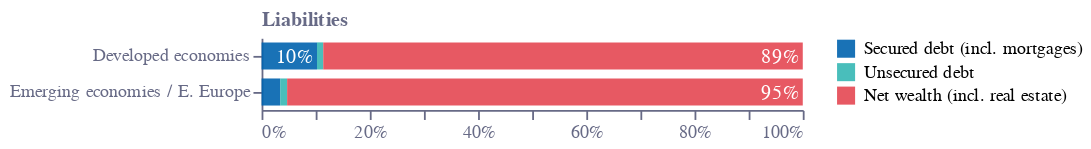

Notebook source saved alongside this figure:
### Code cell
base = (
    alt.Chart(f2)
    .encode(tooltip="tooltip:N")
    .transform_calculate(tooltip="datum.Variable+' 📈 '+round(datum.Value*100)+'%'")
)
selector1 = [
    "Secured debt (incl. mortgages)",
    "Unsecured debt",
    "Net wealth (incl. real estate)",
]
base1 = base.transform_filter(
    alt.FieldOneOfPredicate(field="Variable", oneOf=selector1)
)
bars1 = base1.mark_bar(height=15, opacity=0.9, color=colors["eco-turquiose"]).encode(
    x=alt.X(
        "Value:Q",
        stack="zero",
        axis=alt.Axis(
            grid=False,
            title="",
            labelColor=colors["eco-gray"],
            titleColor=colors["eco-gray"],
            tickColor=colors["eco-gray"],
            domainColor=colors["eco-gray"],
            format=".0%",
            tickCount=10,
            orient="bottom",
            labelAngle=0,
        ),
    ),
    order="Group:N",
    y=alt.Y(
        "Group:N",
        axis=alt.Axis(
            grid=False,
            title="Liabilities",
            titleX=0,
            titleY=-5,
            titleBaseline="bottom",
            titleAngle=0,
            titleAlign="left",
            labelColor=colors["eco-gray"],
            titleColor=colors["eco-gray"],
            tickColor=colors["eco-gray"],
            domainColor=colors["eco-gray"],
        ),
    ),
    color=alt.Color(
        "Variable:N",
        legend=alt.Legend(title=""),
        scale=alt.Scale(
            domain=selector1,
            range=[colors["eco-mid-blue"], colors["eco-turquiose"], colors["eco-red"]],
        ),
    ),
)
text1 = bars1.mark_text(dx=-2, dy=1, align="right").encode(
    text=alt.Text("Value:Q", format=".0%"),
    x=alt.X("Value:Q", stack="zero"),
    order="Group:N",
    color=alt.condition(
        datum.Value < 0.04,
        alt.ColorValue(None),
        alt.ColorValue("white"),
    ),
)
layer2 = (
    ((bars1 + text1).properties(height=alt.Step(20), width=300))
    .configure_view(stroke=None)
    .properties(title="")
)
layer2.save("visualisation/" + f + "b.json")
layer2

### Figure 1 — Vega-Lite specification as saved in the notebook (floating-point values rounded to 4 significant figures)
{"config": {"view": {"continuousWidth": 400, "continuousHeight": 300, "stroke": null}}, "layer": [{"mark": {"type": "bar", "color": "#36B7B4", "height": 15, "opacity": 0.9}, "encoding": {"color": {"type": "nominal", "field": "Variable", "legend": {"title": ""}, "scale": {"domain": ["Secured debt (incl. mortgages)", "Unsecured debt", "Net wealth (incl. real estate)"], "range": ["#0063AF", "#36B7B4", "#E54753"]}}, "order": {"type": "nominal", "field": "Group"}, "tooltip": {"type": "nominal", "field": "tooltip"}, "x": {"type": "quantitative", "axis": {"domainColor": "#676A86", "format": ".0%", "grid": false, "labelAngle": 0, "labelColor": "#676A86", "orient": "bottom", "tickColor": "#676A86", "tickCount": 10, "title": "", "titleColor": "#676A86"}, "field": "Value", "stack": "zero"}, "y": {"type": "nominal", "axis": {"domainColor": "#676A86", "grid": false, "labelColor": "#676A86", "tickColor": "#676A86", "title": "Liabilities", "titleAlign": "left", "titleAngle": 0, "titleBaseline": "bottom", "titleColor": "#676A86", "titleX": 0, "titleY": -5}, "field": "Group"}}, "transform": [{"calculate": "datum.Variable+' 📈 '+round(datum.Value*100)+'%'", "as": "tooltip"}, {"filter": {"field": "Variable", "oneOf": ["Secured debt (incl. mortgages)", "Unsecured debt", "Net wealth (incl. real estate)"]}}]}, {"mark": {"type": "text", "align": "right", "dx": -2, "dy": 1}, "encoding": {"color": {"condition": {"value": null, "test": "(datum.Value < 0.04)"}, "value": "white"}, "order": {"type": "nominal", "field": "Group"}, "text": {"type": "quantitative", "field": "Value", "format": ".0%"}, "tooltip": {"type": "nominal", "field": "tooltip"}, "x": {"type": "quantitative", "field": "Value", "stack": "zero"}, "y": {"type": "nominal", "axis": {"domainColor": "#676A86", "grid": false, "labelColor": "#676A86", "tickColor": "#676A86", "title": "Liabilities", "titleAlign": "left", "titleAngle": 0, "titleBaseline": "bottom", "titleColor": "#676A86", "titleX": 0, "titleY": -5}, "field": "Group"}}, "transform": [{"calculate": "datum.Variable+' 📈 '+round(datum.Value*100)+'%'", "as": "tooltip"}, {"filter": {"field": "Variable", "oneOf": ["Secured debt (incl. mortgages)", "Unsecured debt", "Net wealth (incl. real estate)"]}}]}], "data": {"name": "data-9466700a318569d0020aaaae2a0f3817"}, "height": {"step": 20}, "title": "", "width": 300, "$schema": "https://vega.github.io/schema/vega-lite/v4.8.1.json", "datasets": {"data-9466700a318569d0020aaaae2a0f3817": [{"Group": "Developed economies", "Variable": "Liquid financial assets", "Value": 0.0723}, {"Group": "Developed economies", "Variable": "Illiquid financial assets", "Value": 0.2237}, {"Group": "Developed economies", "Variable": "Physical assets (incl. real estate)", "Value": 0.704}, {"Group": "Developed economies", "Variable": "Secured debt (incl. mortgages)", "Value": 0.1024}, {"Group": "Developed economies", "Variable": "Unsecured debt", "Value": 0.01156}, {"Group": "Developed economies", "Variable": "Net wealth (incl. real estate)", "Value": 0.886}, {"Group": "Developed economies", "Variable": "Food & Utilities", "Value": 0.1196}, {"Group": "Developed economies", "Variable": "Rent", "Value": 0.04454}, {"Group": "Developed economies", "Variable": "Debt repayment", "Value": 0.08407}, {"Group": "Developed economies", "Variable": "Utilities, transport, etc.", "Value": 0.1241}, {"Group": "Developed economies", "Variable": "Other expenses (incl. net savings)", "Value": 0.6277}, {"Group": "Emerging economies / E. Europe", "Variable": "Liquid financial assets", "Value": 0.05252}, {"Group": "Emerging economies / E. Europe", "Variable": "Illiquid financial assets", "Value": 0.01831}, {"Group": "Emerging economies / E. Europe", "Variable": "Physical assets (incl. real estate)", "Value": 0.9292}, {"Group": "Emerging economies / E. Europe", "Variable": "Secured debt (incl. mortgages)", "Value": 0.03444}, {"Group": "Emerging economies / E. Europe", "Variable": "Unsecured debt", "Value": 0.01278}, {"Group": "Emerging economies / E. Europe", "Variable": "Net wealth (incl. real estate)", "Value": 0.9528}, {"Group": "Emerging economies / E. Europe", "Variable": "Food & Utilities", "Value": 0.2275}, {"Group": "Emerging economies / E. Europe", "Variable": "Rent", "Value": 0.08045}, {"Group": "Emerging economies / E. Europe", "Variable": "Debt repayment", "Value": 0.02572}, {"Group": "Emerging economies / E. Europe", "Variable": "Utilities, transport, etc.", "Value": 0.2674}, {"Group": "Emerging economies / E. Europe", "Variable": "Other expenses (incl. net savings)", "Value": 0.3989}]}}
